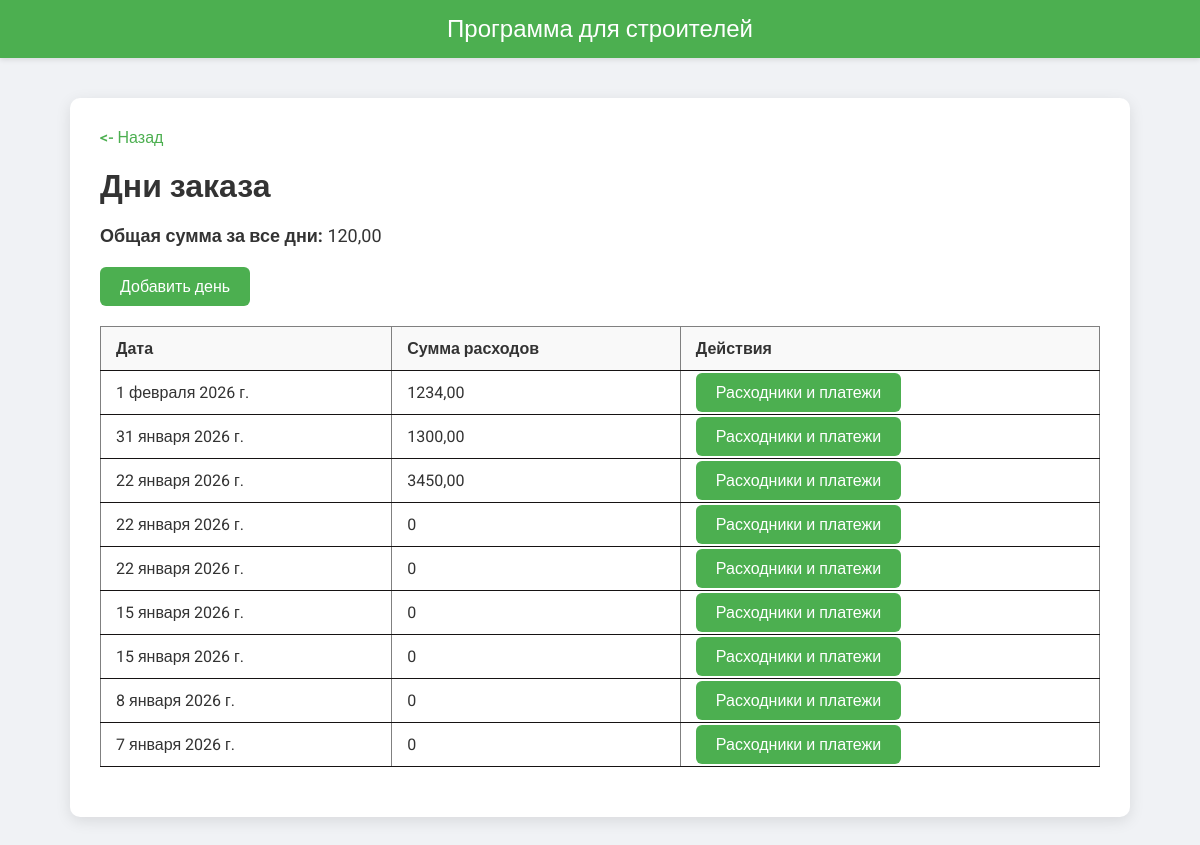
Page /day/1/ on the earlier database version.
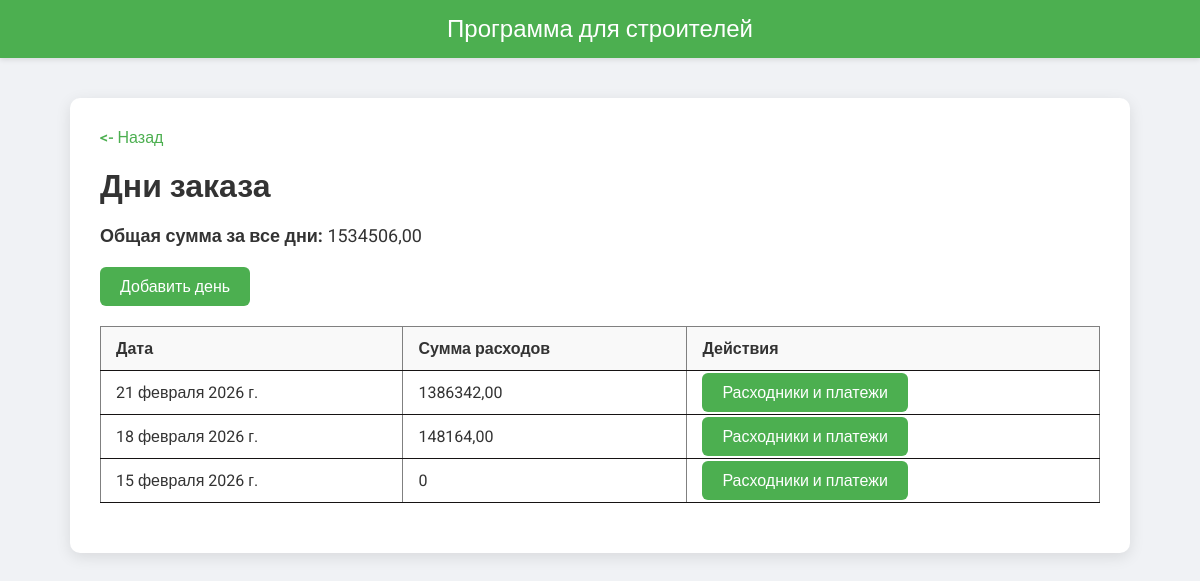
Same page on the later database version.
### program/models.py (models this page shows)
class Day(models.Model):
    amount = models.DecimalField(max_digits=20, decimal_places=2)
    date = models.DateField()
    order = models.ForeignKey(Orders, on_delete=models.CASCADE)

### program/views.py (the view)
# urls.py: path('day/<int:_id>/', views.day, name='day'),
def day(request, _id):
    days = Day.objects.filter(order__pk=_id).order_by('-date').select_related()
    amount_total = sum(d.amount for d in days)
    for day in days:
        day.total_consumables_amount = Decimal(sum(c.amount for c in Сonsumables.objects.filter(day=day))) + Decimal(sum(p.amount for p in Payment.objects.filter(day=day)))
    return render(request, 'program/day.html', {
        'days': days,
        'amount': amount_total,
        'id': _id
    })

### program/templates/program/day.html (shortened to what this page needs)
<!DOCTYPE html>
<html lang="ru">
<head>
</head>
<body>
<header>Программа для строителей</header>
<div class="container">
<a href="{% url 'index' %}" class="back-link"><- Назад</a>
<h1>Дни заказа</h1>
<div class="stats">
<strong>Общая сумма за все дни:</strong> {{ amount }}
</div>
<a href="{% url 'add_day' _id=id %}" class="btn add-btn">Добавить день</a>
<table border="1">
<tr>
<th>Дата</th>
<th>Сумма расходов</th>
<th>Действия</th>
</tr>
{% for day in days %}
<tr>
<td>{{ day.date }}</td>
<td>{{ day.total_consumables_amount }}</td>
<td>
<a href="{% url 'consumables' _id=day.id %}" class="btn">Расходники и платежи</a>
</td>
</tr>
{% endfor %}
</table>
</div>
</body>
</html>

Differences in the rows shown:
removed Day: date "1 февраля 2026 г.", total_consumables_amount "1234,00"
removed Day: date "22 января 2026 г.", total_consumables_amount "3450,00"
removed Day: date "22 января 2026 г.", total_consumables_amount "0"
removed Day: date "22 января 2026 г.", total_consumables_amount "0"
removed Day: date "15 января 2026 г.", total_consumables_amount "0"
removed Day: date "15 января 2026 г.", total_consumables_amount "0"
removed Day: date "8 января 2026 г.", total_consumables_amount "0"
removed Day: date "7 января 2026 г.", total_consumables_amount "0"
changed Day: date "31 января 2026 г." → "21 февраля 2026 г."; total_consumables_amount "1300,00" → "1386342,00"
now on this page (row edited): Day: date "18 февраля 2026 г.", total_consumables_amount "148164,00"
now on this page (row edited): Day: date "15 февраля 2026 г.", total_consumables_amount "0"
Other differences:
{{ amount }}: "120,00" → "1534506,00"
